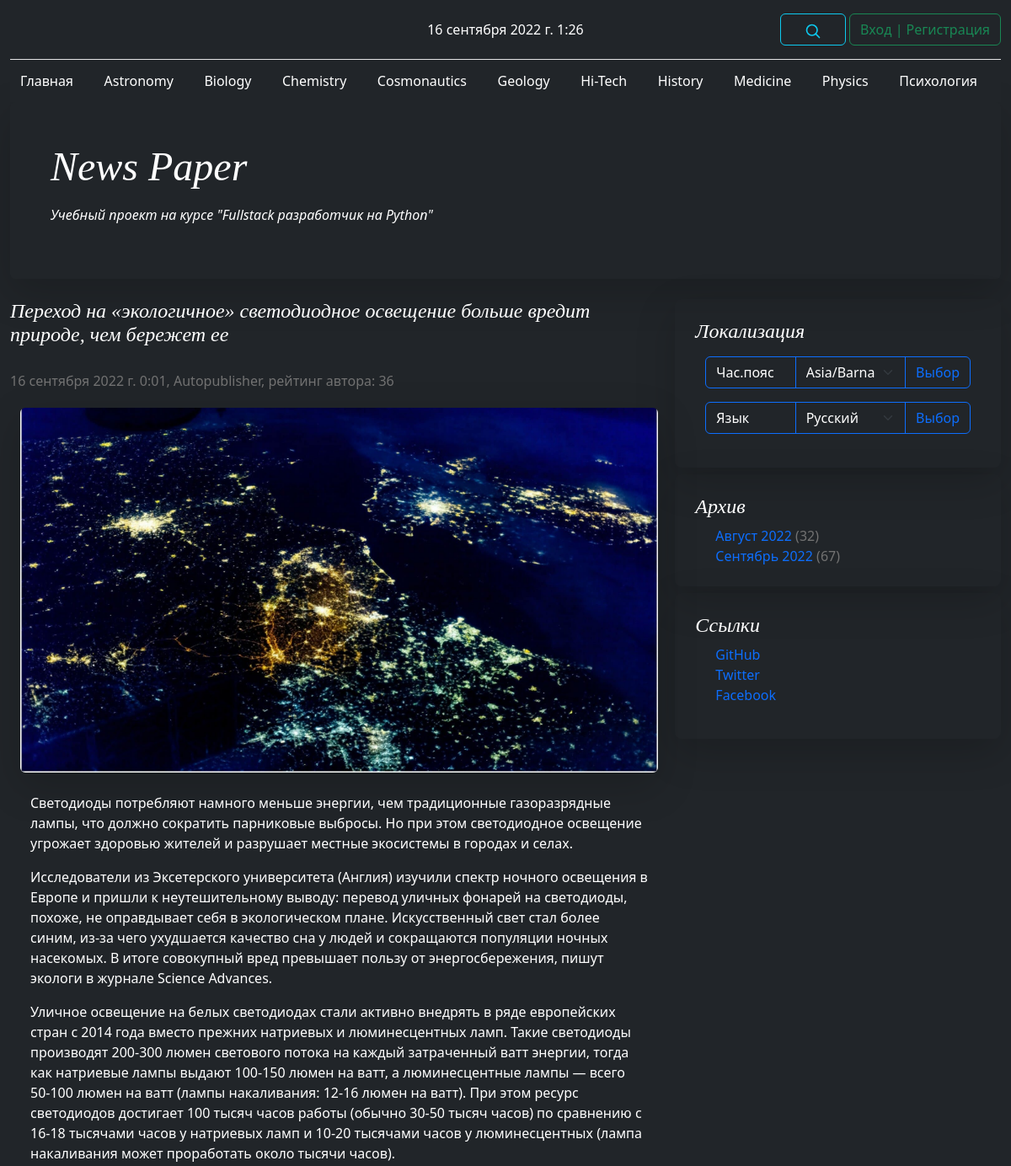
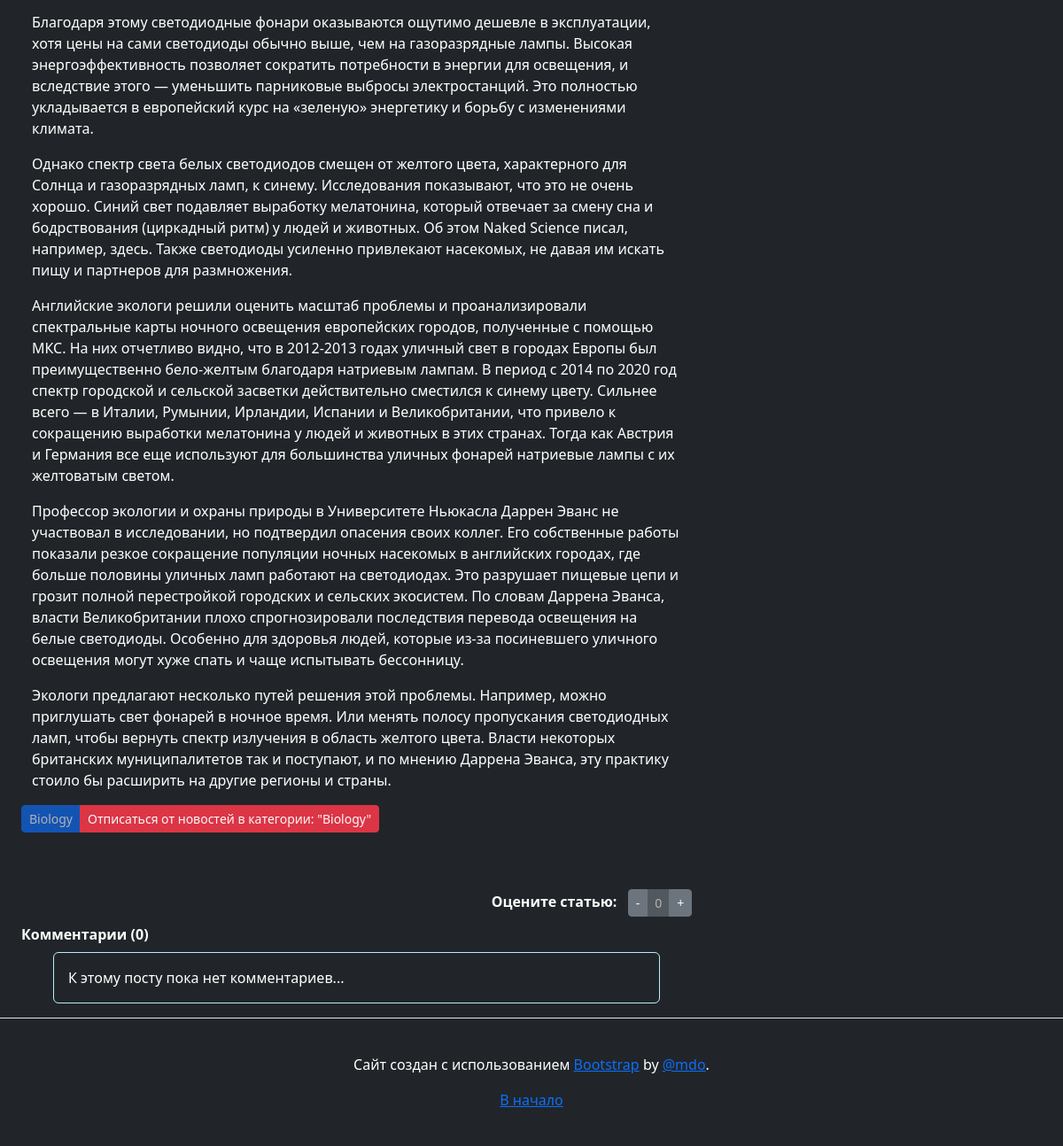
The app's page /260/ with its own data (2 pictures, top to bottom).
### news/models.py (models this page shows, shortened)
class Category(models.Model):
    name = models.CharField(
        max_length=64,
        unique=True,
        verbose_name=_('Имя категории'),
    )
    subscribers = models.ManyToManyField(
        User,
        through='CatSubscribers',
        blank=True,
        verbose_name=_('Подписчик'),
    )
    class Meta:
        verbose_name = _('Категория')
        verbose_name_plural = _('Категории')

class Post(models.Model):
    author_post = models.ForeignKey(
        Author,
        on_delete=models.CASCADE,
        verbose_name=_('Автор'),
    )
    ARTICLE = 'ART'
    NEWS = 'NWS'
    CHOICE_CAT = [
        (ARTICLE, _('Статья')),
        (NEWS, _('Новость')),
    ]
    type_cat = models.CharField(
        max_length=3,
        choices=CHOICE_CAT,
        default=ARTICLE,
        verbose_name=_('Тип контента'),
    )
    date_pub = models.DateTimeField(
        auto_now_add=True,
        verbose_name=_('Дата публикации'),
    )
    post_cat = models.ManyToManyField(
        Category,
        through='PostCategory',
        verbose_name=_('Категория'),
    )
    name = models.CharField(
        max_length=255,
        verbose_name=_('Название'),
    )
    content = models.TextField(
        verbose_name=_('Контент'),
    )
    content_rate = models.SmallIntegerField(
        default=0,
        verbose_name=_('Рейтинг'),
    )
    content_image = models.ImageField(
        upload_to='images',
        verbose_name=_('Изображение'),
        default='no_image.jpg',
    )
    class Meta:
        verbose_name = _('Пост')
        verbose_name_plural = _('Посты')

class Author(models.Model):
    author_user = models.OneToOneField(
        User,
        on_delete=models.CASCADE,
        verbose_name=_('Имя'),
    )
    author_rate = models.SmallIntegerField(
        default=0,
        verbose_name=_('Рейтинг'),
    )
    language = models.CharField(
        max_length=10,
        default='ru',
        verbose_name=_('Язык'),
    )
    timezone = models.CharField(
        max_length=32,
        default='UTC',
        verbose_name=_('Часовой пояс'),
    )
    def __str__(self):
        return self.author_user.username
    class Meta:
        verbose_name = _('Автор')
        verbose_name_plural = _('Авторы')

class PostCategory(models.Model):
    post = models.ForeignKey(
        Post,
        on_delete=models.CASCADE,
        verbose_name=_('Пост'),
    )
    cat = models.ForeignKey(
        Category,
        on_delete=models.CASCADE,
        verbose_name=_('Категория'),
    )
    class Meta:
        verbose_name = _('Категория')
        verbose_name_plural = _('Категории')

### news/views.py (the view)
# urls.py: path('<int:pk>/', PostDetails.as_view(), name='detail'),
class PostDetails(DetailView):
    queryset = Post.objects.all().select_related()
    template_name = 'detail.html'
    context_object_name = 'content'
    def get_context_data(self, **kwargs):
        context = super().get_context_data(**kwargs)
        context['comments'] = Comment.objects.select_related().filter(
            post_id=self.kwargs['pk']
        )
        context['post_category'] = PostCategory.objects.filter(
            post_id=self.object.pk
        ).select_related()
        context['is_subscribed'] = Category.objects.filter(
            subscribers=self.request.user.id
        ).values_list('name', flat=True)
        return context

### news/context_processors.py (called while the page is built)
def navigate_context(request):
    category = Category.objects.all()
    archives = Post.objects.annotate(
        year=ExtractYear('date_pub'),
        month=ExtractMonth('date_pub')
    ).values('year', 'month').annotate(total=Count('id'))
    user_timezone = pytz.timezone(
        request.session.get('django_timezone') or settings.TIME_ZONE
    )
    current_time = timezone.now().astimezone(user_timezone)
    context = {
        'category': category,
        'archives': archives,
        'current_time': current_time,
        'timezones': pytz.common_timezones,
    }
    return context

### news/templatetags/news_filters.py (called while the page is built)
@register.filter()
def censor(in_text):
    censured_text = in_text
    with open('static/json/bad_words.json', 'r') as censor_file:
        bad_text = json.load(censor_file)
    for word in censured_text.split():
        if word.lower() in bad_text:
            censured_text = censured_text.replace(
                word,
                f'{word[0]}{"*" * (len(word) - 1)}'
            )
    return censured_text

@register.filter()
def name_month(val):
    val_obj = timezone.datetime.strptime(str(val), "%m")
    val_name = val_obj.strftime("%B")
    return _(val_name)

### templates/detail.html (shortened to what this page needs)
{% extends 'default.html' %}
{% load i18n %}
{% load news_filters %}
{% load news_tags %}
{% block content %}
    <article class="blog-post">
        <h4 class="pb-1 mb-4 fst-italic">
            {{ content.name|censor }}
        </h4>
        <p class="blog-post-meta">
            {{ content.date_pub }}, {{ content.author_post }}, {% trans "рейтинг автора:" %} {{ content.author_post.author_rate }}
        </p>
        <div class="container-fluid text-center">
            <img class="rounded img-fluid shadow-lg" src="{{ content.content_image.url }}" alt="{{ content.name|censor }}">
        </div>
        <div class="container-fluid mt-4 px-4">{{ content.content|censor|safe }}</div>
        {% for cat in post_category %}
            {% if cat.cat.name not in is_subscribed %}
                <div class="container text-start">
                    <div class="btn-group btn-group-sm" role="group">
                        <button type="button" class="btn btn-primary disabled">{{ cat.cat.name }}</button>
                        <button type="button" class="btn btn-success">
                            <a class="text-decoration-none text-light" href="/subscribe_cat/{{ cat.cat_id }}/">{% blocktrans with cat.cat.name as cat_name %}Подписаться на новости в категории: "{{ cat_name }}"{% endblocktrans %}</a>
                        </button>
                    </div>
                </div>
            {% elif cat.cat.name in is_subscribed %}
                <div class="container text-start">
                    <div class="btn-group btn-group-sm" role="group">
                        <button type="button" class="btn btn-primary disabled">{{ cat.cat.name }}</button>
                        <button type="button" class="btn btn-danger">
                            <a class="text-decoration-none text-light" href="/unsubscribe_cat/{{ cat.cat_id }}/">{% blocktrans with cat.cat.name as cat_name %}Отписаться от новостей в категории: "{{ cat_name }}"{% endblocktrans %}</a>
                        </button>
                    </div>
                </div>
            {% endif %}
        {% endfor %}
    </article>
    <div class="container text-end">
        <span class="fw-bolder">{% trans "Оцените статью:" %} &nbsp;</span>
        <div class="btn-group btn-group-sm" role="group">
            <button type="button" class="btn btn-secondary">
                <a class="text-decoration-none text-light" href="/dislike_post/{{ content.id }}/">-</a>
            </button>
            <button type="button" class="btn btn-secondary disabled">{{ content.content_rate }}</button>
            <button type="button" class="btn btn-secondary">
                <a class="text-decoration-none text-light" href="/like_post/{{ content.id }}/">+</a>
            </button>
        </div>
    </div>
    <nav {% if current_time.hour >= 19 or  current_time.hour <= 7 %}class="navbar bg-dark text-bg-dark"{% else %}class="navbar bg-light"{% endif %}>
        <div class="container-fluid fw-semibold">
            {% trans "Комментарии" %} ({{ comments.count }})
        </div>
    </nav>
    {% if not comments %}
        <div {% if current_time.hour >= 19 or  current_time.hour <= 7 %}class="alert mx-5 alert-info fw-normal bg-dark text-bg-dark"{% else %}class="alert mx-5 alert-info fw-normal"{% endif %} role="alert">
            {% trans "К этому посту пока нет комментариев..." %}
        </div>
    {% endif %}
{% endblock content %}

### templates/navigate.html (shortened to what this page needs)
{% load i18n %}
{% load tz %}
{% load cache %}
<div class="container-fluid">
  <header class="blog-header lh-1 py-3">
    <div class="row flex-nowrap justify-content-between align-items-center">
      <div class="col-4 pt-1">
      </div>
      <div class="col-4 text-center">
        {{ current_time }}
      </div>
      <div class="col-4 d-flex justify-content-end align-items-center">
        <a class="link-secondary" href="{% url 'news:search' %}" aria-label="Search">
          <span class="btn btn-outline-info">
              <svg xmlns="http://www.w3.org/2000/svg" width="20" height="20" fill="none" stroke="currentColor" stroke-linecap="round" stroke-linejoin="round" stroke-width="2" class="mx-3" role="img" viewBox="0 0 24 24"><title>Search</title><circle cx="10.5" cy="10.5" r="7.5"/><path d="M21 21l-5.2-5.2"/></svg>
          </span>
        </a>
          {% if user.id %}
            <a class="btn btn-outline-danger" href="/accounts/logout/">{% trans "Выход" %}</a>
          {% else %}
            <a class="btn btn-outline-success" href="/accounts/login/">{% trans "Вход" %} | {% trans "Регистрация" %}</a>
          {% endif %}
      </div>
    </div>
  </header>
  <nav {% if current_time.hour >= 19 or  current_time.hour <= 7 %}class="navbar bg-dark text-bg-dark"{% else %}class="navbar bg-light"{% endif %}>
    <div {% if current_time.hour >= 19 or  current_time.hour <= 7 %}class="container-fluid bg-dark text-bg-dark"{% else %}class="container-fluid"{% endif %}>
      <a {% if current_time.hour >= 19 or  current_time.hour <= 7 %}class="navbar-brand fs-6 text-bg-dark"{% else %}class="navbar-brand fs-6"{% endif %} href="{% url 'news:index' %}">{% trans "Главная" %}</a>
      {% for item in category %}
        <a {% if current_time.hour >= 19 or  current_time.hour <= 7 %}class="navbar-brand fs-6 text-bg-dark"{% else %}class="navbar-brand fs-6"{% endif %} href="{% url 'news:category' item.id %}">{{ item.name }}</a>
      {% endfor %}
    </div>
  </nav>
</div>

### static/css/blog.rtl.css (style rules this page uses)
.blog-header { border-bottom: 1px solid #e5e5e5; }
h1, h2, h3, h4, h5, h6 { font-family: Amiri, Georgia, "Times New Roman", serif; }
.blog-post { margin-bottom: 4rem; }
.blog-post-meta { margin-bottom: 1.25rem; color: #727272; }

### records on screen
Category: name "Astronomy"
Category: name "Biology"
Category: name "Chemistry"
Category: name "Cosmonautics"
Category: name "Geology"
Category: name "Hi-Tech"
Category: name "History"
Category: name "Medicine"
Category: name "Physics"
Category: name "Психология"
Post: name|censor "Переход на «экологичное» светодиодное освещение больше вредит природе, чем бережет ее", date_pub "16 сентября 2022 г. 0:01", author_post "Autopublisher", author_post.author_rate "36", content_image (picture), content|censor "Светодиоды потребляют намного меньше энергии, чем традиционные газоразрядные лампы, что должно сократить парниковые выбросы. Но при этом светодиодное освещение угрожает здоровью жителей и разрушает местные экосистемы в городах и селах. Исследователи из Эксетерского университета (Англия) изучили спектр ночного освещения в Европе и пришли к неутешительному выводу: перевод уличных фонарей на светодиоды, похоже, не оправдывает себя в экологическом плане. Искусственный свет стал более синим, из-за чего ухудшается качество сна у людей и сокращаются популяции ночных насекомых. В итоге совокупный вред превышает пользу от энергосбережения, пишут экологи в журнале Science Advances. Уличное освещение…", content_rate "0"
PostCategory: cat.name "Biology"

### other values on screen
{{ current_time }} "16 сентября 2022 г. 1:26"
{{ comments.count }} "0"
{{ item.month|name_month }} "Август" "Сентябрь"
{{ item.year }} "2022" "2022"
{{ item.total }} "32" "67"
form field timezone "Asia/Barnaul"
form field language "Русский"
